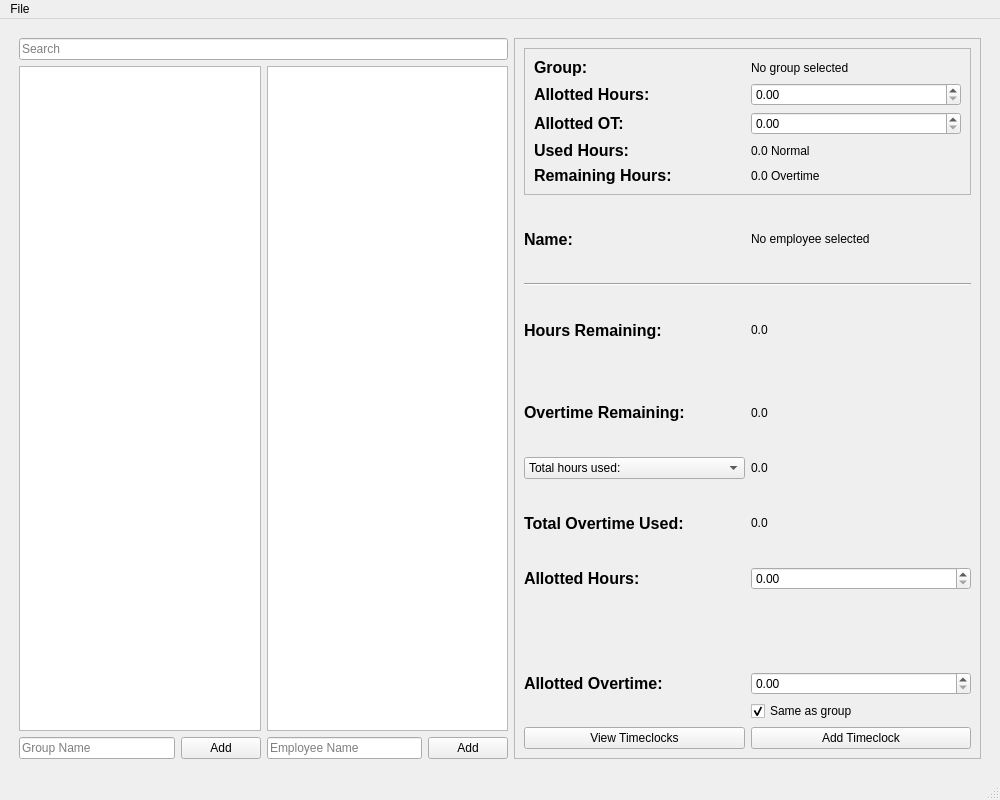
<?xml version="1.0" encoding="UTF-8"?>
<ui version="4.0">
 <class>MainWindow</class>
 <widget class="QMainWindow" name="MainWindow">
  <property name="geometry">
   <rect>
    <x>0</x>
    <y>0</y>
    <width>1000</width>
    <height>800</height>
   </rect>
  </property>
  <property name="windowTitle">
   <string>OT Master</string>
  </property>
  <widget class="QWidget" name="centralwidget">
   <layout class="QGridLayout" name="gridLayout_2">
    <item row="0" column="0">
     <layout class="QGridLayout" name="gridLayout" rowstretch="0,0,0" columnstretch="2,1,2,1,6">
      <property name="leftMargin">
       <number>10</number>
      </property>
      <property name="topMargin">
       <number>10</number>
      </property>
      <property name="rightMargin">
       <number>10</number>
      </property>
      <property name="bottomMargin">
       <number>10</number>
      </property>
      <item row="0" column="4" rowspan="3">
       <widget class="QFrame" name="info_frame">
        <property name="frameShape">
         <enum>QFrame::StyledPanel</enum>
        </property>
        <property name="frameShadow">
         <enum>QFrame::Raised</enum>
        </property>
        <layout class="QGridLayout" name="gridLayout_4" rowstretch="1,1,1,1,1,1,1,1,1,1,1,1" rowminimumheight="1,1,1,1,1,1,1,1,1,1,1,1">
         <item row="1" column="1">
          <widget class="QLabel" name="person_name_val">
           <property name="text">
            <string>No employee selected</string>
           </property>
          </widget>
         </item>
         <item row="2" column="0" colspan="2">
          <widget class="Line" name="line">
           <property name="orientation">
            <enum>Qt::Horizontal</enum>
           </property>
          </widget>
         </item>
         <item row="4" column="0">
          <widget class="QLabel" name="label_7">
           <property name="font">
            <font>
             <pointsize>12</pointsize>
             <weight>75</weight>
             <bold>true</bold>
            </font>
           </property>
           <property name="text">
            <string>Overtime Remaining:</string>
           </property>
          </widget>
         </item>
         <item row="3" column="1">
          <widget class="QLabel" name="employee_remaining_hours">
           <property name="text">
            <string>0.0</string>
           </property>
          </widget>
         </item>
         <item row="7" column="0">
          <widget class="QLabel" name="label_3">
           <property name="font">
            <font>
             <pointsize>12</pointsize>
             <weight>75</weight>
             <bold>true</bold>
            </font>
           </property>
           <property name="text">
            <string>Allotted Hours:</string>
           </property>
          </widget>
         </item>
         <item row="9" column="0">
          <widget class="QLabel" name="label_5">
           <property name="font">
            <font>
             <pointsize>12</pointsize>
             <weight>75</weight>
             <bold>true</bold>
            </font>
           </property>
           <property name="text">
            <string>Allotted Overtime:</string>
           </property>
          </widget>
         </item>
         <item row="9" column="1">
          <widget class="QDoubleSpinBox" name="allotted_person_ot">
           <property name="maximum">
            <double>999999999999.000000000000000</double>
           </property>
           <property name="singleStep">
            <double>10.000000000000000</double>
           </property>
          </widget>
         </item>
         <item row="4" column="1">
          <widget class="QLabel" name="employee_remaining_ot">
           <property name="text">
            <string>0.0</string>
           </property>
          </widget>
         </item>
         <item row="10" column="1">
          <widget class="QCheckBox" name="same_as_group_checkbox">
           <property name="text">
            <string>Same as group</string>
           </property>
           <property name="checked">
            <bool>true</bool>
           </property>
          </widget>
         </item>
         <item row="11" column="1">
          <widget class="QPushButton" name="add_timeclock_btn">
           <property name="text">
            <string>Add Timeclock</string>
           </property>
          </widget>
         </item>
         <item row="11" column="0">
          <widget class="QPushButton" name="view_timeclocks_btn">
           <property name="text">
            <string>View Timeclocks</string>
           </property>
          </widget>
         </item>
         <item row="5" column="0">
          <widget class="QComboBox" name="hours_used_combo_box">
           <item>
            <property name="text">
             <string>Total hours used:</string>
            </property>
           </item>
           <item>
            <property name="text">
             <string>Hours used for today:</string>
            </property>
           </item>
           <item>
            <property name="text">
             <string>Hours used for this week:</string>
            </property>
           </item>
           <item>
            <property name="text">
             <string>Hours used for this month:</string>
            </property>
           </item>
          </widget>
         </item>
         <item row="1" column="0">
          <widget class="QLabel" name="name_label">
           <property name="font">
            <font>
             <pointsize>12</pointsize>
             <weight>75</weight>
             <bold>true</bold>
            </font>
           </property>
           <property name="text">
            <string>Name:</string>
           </property>
          </widget>
         </item>
         <item row="3" column="0">
          <widget class="QLabel" name="label_6">
           <property name="font">
            <font>
             <pointsize>12</pointsize>
             <weight>75</weight>
             <bold>true</bold>
            </font>
           </property>
           <property name="text">
            <string>Hours Remaining:</string>
           </property>
          </widget>
         </item>
         <item row="0" column="0" colspan="2">
          <layout class="QGridLayout" name="gridLayout_3">
           <item row="1" column="0" colspan="2">
            <widget class="QFrame" name="group_frame">
             <property name="frameShape">
              <enum>QFrame::StyledPanel</enum>
             </property>
             <property name="frameShadow">
              <enum>QFrame::Raised</enum>
             </property>
             <layout class="QGridLayout" name="gridLayout_5">
              <item row="3" column="1">
               <widget class="QDoubleSpinBox" name="allotted_group_ot">
                <property name="maximum">
                 <double>999999999999.000000000000000</double>
                </property>
                <property name="singleStep">
                 <double>10.000000000000000</double>
                </property>
               </widget>
              </item>
              <item row="2" column="0">
               <widget class="QLabel" name="label_2">
                <property name="font">
                 <font>
                  <pointsize>12</pointsize>
                  <weight>75</weight>
                  <bold>true</bold>
                 </font>
                </property>
                <property name="text">
                 <string>Allotted Hours:</string>
                </property>
               </widget>
              </item>
              <item row="3" column="0">
               <widget class="QLabel" name="label_4">
                <property name="font">
                 <font>
                  <pointsize>12</pointsize>
                  <weight>75</weight>
                  <bold>true</bold>
                 </font>
                </property>
                <property name="text">
                 <string>Allotted OT:</string>
                </property>
               </widget>
              </item>
              <item row="1" column="0">
               <widget class="QLabel" name="label">
                <property name="font">
                 <font>
                  <pointsize>12</pointsize>
                  <weight>75</weight>
                  <bold>true</bold>
                 </font>
                </property>
                <property name="text">
                 <string>Group:</string>
                </property>
               </widget>
              </item>
              <item row="1" column="1">
               <widget class="QLabel" name="group_name_val">
                <property name="text">
                 <string>No group selected</string>
                </property>
               </widget>
              </item>
              <item row="2" column="1">
               <widget class="QDoubleSpinBox" name="allotted_group_hours">
                <property name="maximum">
                 <double>999999999999.000000000000000</double>
                </property>
                <property name="singleStep">
                 <double>10.000000000000000</double>
                </property>
               </widget>
              </item>
              <item row="4" column="0">
               <widget class="QLabel" name="label_8">
                <property name="font">
                 <font>
                  <pointsize>12</pointsize>
                  <weight>75</weight>
                  <bold>true</bold>
                 </font>
                </property>
                <property name="text">
                 <string>Used Hours:</string>
                </property>
               </widget>
              </item>
              <item row="5" column="0">
               <widget class="QLabel" name="label_9">
                <property name="font">
                 <font>
                  <pointsize>12</pointsize>
                  <weight>75</weight>
                  <bold>true</bold>
                 </font>
                </property>
                <property name="text">
                 <string>Remaining Hours:</string>
                </property>
               </widget>
              </item>
              <item row="4" column="1">
               <widget class="QLabel" name="normal_group_used_hours">
                <property name="text">
                 <string>0.0 Normal</string>
                </property>
               </widget>
              </item>
              <item row="5" column="1">
               <widget class="QLabel" name="ot_group_used_hours">
                <property name="text">
                 <string>0.0 Overtime</string>
                </property>
               </widget>
              </item>
             </layout>
            </widget>
           </item>
          </layout>
         </item>
         <item row="5" column="1">
          <widget class="QLabel" name="hours_used_val">
           <property name="text">
            <string>0.0</string>
           </property>
          </widget>
         </item>
         <item row="7" column="1">
          <widget class="QDoubleSpinBox" name="allotted_person_hours">
           <property name="maximum">
            <double>999999999999.000000000000000</double>
           </property>
           <property name="singleStep">
            <double>10.000000000000000</double>
           </property>
          </widget>
         </item>
         <item row="6" column="0">
          <widget class="QLabel" name="total_ot_used_label">
           <property name="font">
            <font>
             <pointsize>12</pointsize>
             <weight>75</weight>
             <bold>true</bold>
            </font>
           </property>
           <property name="text">
            <string>Total Overtime Used:</string>
           </property>
          </widget>
         </item>
         <item row="6" column="1">
          <widget class="QLabel" name="total_ot_used_val">
           <property name="text">
            <string>0.0</string>
           </property>
          </widget>
         </item>
        </layout>
       </widget>
      </item>
      <item row="2" column="1">
       <widget class="QPushButton" name="add_group_btn">
        <property name="text">
         <string>Add</string>
        </property>
       </widget>
      </item>
      <item row="2" column="2">
       <widget class="QLineEdit" name="name_input">
        <property name="placeholderText">
         <string>Employee Name</string>
        </property>
       </widget>
      </item>
      <item row="1" column="0" colspan="2">
       <widget class="QListWidget" name="group_list"/>
      </item>
      <item row="2" column="0">
       <widget class="QLineEdit" name="group_input">
        <property name="placeholderText">
         <string>Group Name</string>
        </property>
       </widget>
      </item>
      <item row="2" column="3">
       <widget class="QPushButton" name="add_person_btn">
        <property name="text">
         <string>Add</string>
        </property>
       </widget>
      </item>
      <item row="1" column="2" colspan="2">
       <widget class="QListWidget" name="name_list"/>
      </item>
      <item row="0" column="0" colspan="4">
       <widget class="QLineEdit" name="search_edit">
        <property name="placeholderText">
         <string>Search</string>
        </property>
       </widget>
      </item>
     </layout>
    </item>
   </layout>
  </widget>
  <widget class="QMenuBar" name="menubar">
   <property name="geometry">
    <rect>
     <x>0</x>
     <y>0</y>
     <width>1000</width>
     <height>22</height>
    </rect>
   </property>
   <widget class="QMenu" name="menuFile">
    <property name="title">
     <string>File</string>
    </property>
    <addaction name="actionImport_Database"/>
   </widget>
   <addaction name="menuFile"/>
  </widget>
  <widget class="QStatusBar" name="statusbar"/>
  <action name="actionImport_Database">
   <property name="text">
    <string>Import Database</string>
   </property>
  </action>
 </widget>
 <resources/>
 <connections/>
</ui>
